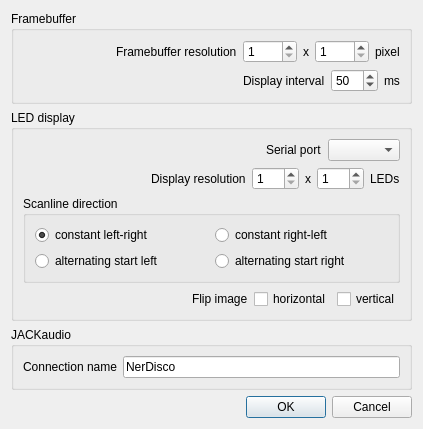
<?xml version="1.0" encoding="UTF-8"?>
<ui version="4.0">
 <class>SettingsDialog</class>
 <widget class="QDialog" name="SettingsDialog">
  <property name="geometry">
   <rect>
    <x>0</x>
    <y>0</y>
    <width>423</width>
    <height>387</height>
   </rect>
  </property>
  <property name="windowTitle">
   <string>Settings</string>
  </property>
  <property name="windowIcon">
   <iconset resource="resources.qrc">
    <normaloff>:/resources/icon.ico</normaloff>:/resources/icon.ico</iconset>
  </property>
  <layout class="QVBoxLayout" name="verticalLayout_3">
   <item>
    <widget class="QGroupBox" name="groupBox_3">
     <property name="title">
      <string>Framebuffer</string>
     </property>
     <layout class="QVBoxLayout" name="verticalLayout_4">
      <item>
       <layout class="QHBoxLayout" name="horizontalLayout">
        <item>
         <spacer name="horizontalSpacer_2">
          <property name="orientation">
           <enum>Qt::Horizontal</enum>
          </property>
          <property name="sizeHint" stdset="0">
           <size>
            <width>40</width>
            <height>20</height>
           </size>
          </property>
         </spacer>
        </item>
        <item>
         <widget class="QLabel" name="label">
          <property name="text">
           <string>Framebuffer resolution</string>
          </property>
         </widget>
        </item>
        <item>
         <widget class="QSpinBox" name="spinBoxFramebufferWidth">
          <property name="minimum">
           <number>1</number>
          </property>
          <property name="maximum">
           <number>1024</number>
          </property>
         </widget>
        </item>
        <item>
         <widget class="QLabel" name="label_4">
          <property name="text">
           <string>x</string>
          </property>
         </widget>
        </item>
        <item>
         <widget class="QSpinBox" name="spinBoxFramebufferHeight">
          <property name="minimum">
           <number>1</number>
          </property>
          <property name="maximum">
           <number>1024</number>
          </property>
         </widget>
        </item>
        <item>
         <widget class="QLabel" name="label_6">
          <property name="text">
           <string>pixel</string>
          </property>
         </widget>
        </item>
       </layout>
      </item>
      <item>
       <layout class="QHBoxLayout" name="horizontalLayout_4">
        <item>
         <spacer name="horizontalSpacer_4">
          <property name="orientation">
           <enum>Qt::Horizontal</enum>
          </property>
          <property name="sizeHint" stdset="0">
           <size>
            <width>40</width>
            <height>20</height>
           </size>
          </property>
         </spacer>
        </item>
        <item>
         <widget class="QLabel" name="label_8">
          <property name="text">
           <string>Display interval</string>
          </property>
         </widget>
        </item>
        <item>
         <widget class="QSpinBox" name="spinBoxDisplayInterval">
          <property name="minimum">
           <number>20</number>
          </property>
          <property name="maximum">
           <number>100</number>
          </property>
          <property name="value">
           <number>50</number>
          </property>
         </widget>
        </item>
        <item>
         <widget class="QLabel" name="label_9">
          <property name="text">
           <string>ms</string>
          </property>
         </widget>
        </item>
       </layout>
      </item>
     </layout>
    </widget>
   </item>
   <item>
    <widget class="QGroupBox" name="groupBox">
     <property name="title">
      <string>LED display</string>
     </property>
     <layout class="QVBoxLayout" name="verticalLayout">
      <item>
       <layout class="QHBoxLayout" name="horizontalLayout_3">
        <item>
         <spacer name="horizontalSpacer_3">
          <property name="orientation">
           <enum>Qt::Horizontal</enum>
          </property>
          <property name="sizeHint" stdset="0">
           <size>
            <width>40</width>
            <height>20</height>
           </size>
          </property>
         </spacer>
        </item>
        <item>
         <widget class="QLabel" name="label_7">
          <property name="text">
           <string>Serial port</string>
          </property>
         </widget>
        </item>
        <item>
         <widget class="QComboBox" name="comboBoxSerialPort"/>
        </item>
       </layout>
      </item>
      <item>
       <layout class="QHBoxLayout" name="horizontalLayout_2">
        <item>
         <spacer name="horizontalSpacer">
          <property name="orientation">
           <enum>Qt::Horizontal</enum>
          </property>
          <property name="sizeHint" stdset="0">
           <size>
            <width>40</width>
            <height>20</height>
           </size>
          </property>
         </spacer>
        </item>
        <item>
         <widget class="QLabel" name="label_2">
          <property name="text">
           <string>Display resolution</string>
          </property>
         </widget>
        </item>
        <item>
         <widget class="QSpinBox" name="spinBoxDisplayWidth">
          <property name="minimum">
           <number>1</number>
          </property>
          <property name="maximum">
           <number>255</number>
          </property>
         </widget>
        </item>
        <item>
         <widget class="QLabel" name="label_3">
          <property name="text">
           <string>x</string>
          </property>
         </widget>
        </item>
        <item>
         <widget class="QSpinBox" name="spinBoxDisplayHeight">
          <property name="minimum">
           <number>1</number>
          </property>
          <property name="maximum">
           <number>255</number>
          </property>
         </widget>
        </item>
        <item>
         <widget class="QLabel" name="label_5">
          <property name="text">
           <string>LEDs</string>
          </property>
         </widget>
        </item>
       </layout>
      </item>
      <item>
       <widget class="QGroupBox" name="groupBox_4">
        <property name="title">
         <string>Scanline direction</string>
        </property>
        <layout class="QGridLayout" name="gridLayout">
         <item row="0" column="0">
          <widget class="QRadioButton" name="radioButtonConstantLeftRight">
           <property name="text">
            <string>constant left-right</string>
           </property>
           <property name="checked">
            <bool>true</bool>
           </property>
          </widget>
         </item>
         <item row="0" column="1">
          <widget class="QRadioButton" name="radioButtonConstantRightLeft">
           <property name="text">
            <string>constant right-left</string>
           </property>
          </widget>
         </item>
         <item row="1" column="0">
          <widget class="QRadioButton" name="radioButtonAlternatingLeft">
           <property name="text">
            <string>alternating start left</string>
           </property>
          </widget>
         </item>
         <item row="1" column="1">
          <widget class="QRadioButton" name="radioButtonAlternatingRight">
           <property name="text">
            <string>alternating start right</string>
           </property>
          </widget>
         </item>
        </layout>
       </widget>
      </item>
      <item>
       <layout class="QHBoxLayout" name="horizontalLayout_6">
        <property name="topMargin">
         <number>0</number>
        </property>
        <item>
         <spacer name="horizontalSpacer_5">
          <property name="orientation">
           <enum>Qt::Horizontal</enum>
          </property>
          <property name="sizeHint" stdset="0">
           <size>
            <width>40</width>
            <height>20</height>
           </size>
          </property>
         </spacer>
        </item>
        <item>
         <widget class="QLabel" name="label_11">
          <property name="text">
           <string>Flip image</string>
          </property>
         </widget>
        </item>
        <item>
         <widget class="QCheckBox" name="checkBoxFlipHorizontal">
          <property name="text">
           <string>horizontal</string>
          </property>
         </widget>
        </item>
        <item>
         <widget class="QCheckBox" name="checkBoxFlipVertical">
          <property name="text">
           <string>vertical</string>
          </property>
         </widget>
        </item>
       </layout>
      </item>
     </layout>
    </widget>
   </item>
   <item>
    <widget class="QGroupBox" name="groupBox_2">
     <property name="title">
      <string>JACKaudio</string>
     </property>
     <layout class="QVBoxLayout" name="verticalLayout_2">
      <item>
       <layout class="QHBoxLayout" name="horizontalLayout_5">
        <item>
         <widget class="QLabel" name="label_10">
          <property name="text">
           <string>Connection name</string>
          </property>
         </widget>
        </item>
        <item>
         <widget class="QLineEdit" name="lineEditConnectionName">
          <property name="text">
           <string>NerDisco</string>
          </property>
         </widget>
        </item>
       </layout>
      </item>
     </layout>
    </widget>
   </item>
   <item>
    <widget class="QDialogButtonBox" name="buttonBox">
     <property name="orientation">
      <enum>Qt::Horizontal</enum>
     </property>
     <property name="standardButtons">
      <set>QDialogButtonBox::Cancel|QDialogButtonBox::Ok</set>
     </property>
     <property name="centerButtons">
      <bool>false</bool>
     </property>
    </widget>
   </item>
  </layout>
 </widget>
 <resources>
  <include location="resources.qrc"/>
 </resources>
 <connections>
  <connection>
   <sender>buttonBox</sender>
   <signal>accepted()</signal>
   <receiver>SettingsDialog</receiver>
   <slot>accept()</slot>
   <hints>
    <hint type="sourcelabel">
     <x>248</x>
     <y>254</y>
    </hint>
    <hint type="destinationlabel">
     <x>157</x>
     <y>274</y>
    </hint>
   </hints>
  </connection>
  <connection>
   <sender>buttonBox</sender>
   <signal>rejected()</signal>
   <receiver>SettingsDialog</receiver>
   <slot>reject()</slot>
   <hints>
    <hint type="sourcelabel">
     <x>316</x>
     <y>260</y>
    </hint>
    <hint type="destinationlabel">
     <x>286</x>
     <y>274</y>
    </hint>
   </hints>
  </connection>
 </connections>
</ui>
